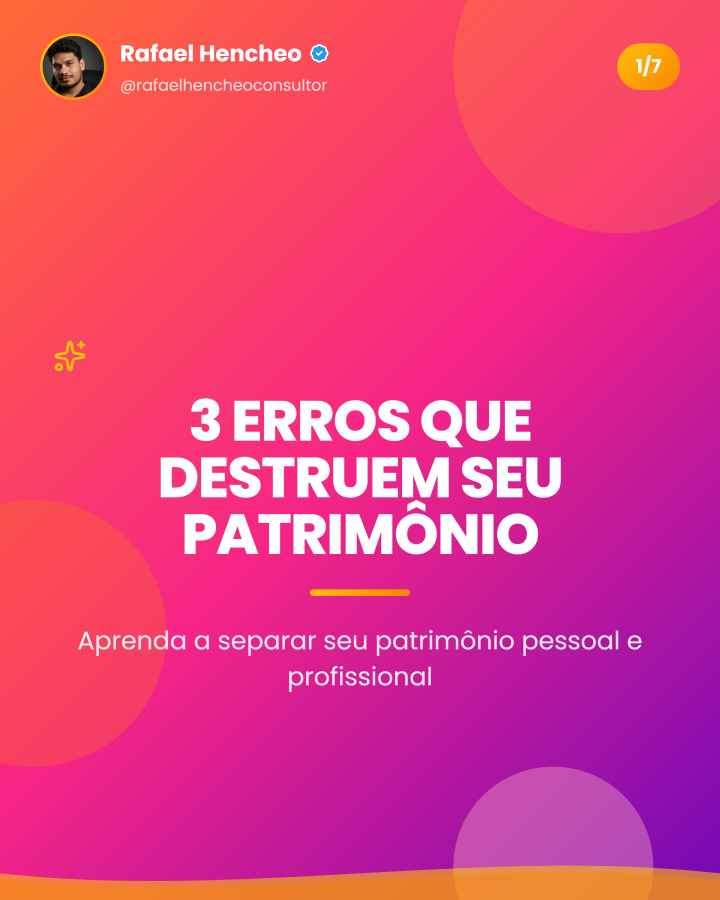
#> input picture content/posts/carrossel-3-erros-que-destruem-seu-patrimonio/slide-1.jpg, 2160 x 2700 px (shown at 1/3 size); its folder holds only this picture in this run
$ python -i image_processor.py   (imports and definitions only)
#> lines starting #> are read from the running program, lines starting #| are printed output that depends on the picture
"""
Processamento de imagens para Instagram.

Converte, redimensiona e valida imagens para o formato ideal do Instagram.
"""

import os
import tempfile
from pathlib import Path
from typing import List, Tuple, Optional
from PIL import Image

from ..core.constants import (
    CAROUSEL_MAX_SIZE,
    STORY_SIZE,
    SQUARE_SIZE,
    JPEG_QUALITY,
    MIN_IMAGE_SIZE,
    MAX_FILE_SIZE,
    PostType
)
from ..core.exceptions import ImageProcessError


class ImageProcessor:
    """
    Processador de imagens para Instagram.

    Garante que todas as imagens estejam no formato correto:
    - JPEG RGB (sem transparência)
    - Dimensões adequadas
    - Tamanho de arquivo dentro do limite
    """

    def __init__(self, output_dir: Optional[Path] = None):
        """
        Inicializa o processador.

        Args:
            output_dir: Diretório para imagens processadas.
                       Se None, usa diretório temporário.
        """
        self.output_dir = output_dir

    def process_folder(self, images: List[Path],
                       post_type: PostType = PostType.CAROUSEL) -> List[Path]:
        """
        Processa todas as imagens de uma pasta.

        Args:
            images: Lista de paths das imagens originais.
            post_type: Tipo do post para determinar dimensões.

        Returns:
            Lista de paths das imagens processadas.
        """
        processed = []

        # Determinar tamanho máximo baseado no tipo
        max_size = self._get_max_size(post_type)

        for img_path in images:
            try:
                processed_path = self.process_image(img_path, max_size)
                processed.append(processed_path)
            except ImageProcessError as e:
                print(f"⚠️ Erro ao processar {img_path.name}: {e}")
                raise

        return processed

    def process_image(self, image_path: Path,
                      max_size: Tuple[int, int] = CAROUSEL_MAX_SIZE) -> Path:
        """
        Processa uma única imagem.

        Args:
            image_path: Path da imagem original.
            max_size: Tamanho máximo (width, height).

        Returns:
            Path da imagem processada.
        """
        if not image_path.exists():
            raise ImageProcessError(f"Imagem não encontrada: {image_path}")

        try:
            with Image.open(image_path) as img:
                # Converter para RGB (remove transparência)
                if img.mode in ("RGBA", "P", "LA"):
                    img = self._convert_to_rgb(img)
                elif img.mode != "RGB":
                    img = img.convert("RGB")

                # Redimensionar se necessário
                img = self._resize_if_needed(img, max_size)

                # Salvar como JPEG
                output_path = self._get_output_path(image_path)

                img.save(
                    output_path,
                    "JPEG",
                    quality=JPEG_QUALITY,
                    optimize=True
                )

                # Verificar tamanho do arquivo
                if output_path.stat().st_size > MAX_FILE_SIZE:
                    # Recomprimir com qualidade menor
                    self._compress_to_size(img, output_path, MAX_FILE_SIZE)

                return output_path

        except Exception as e:
            raise ImageProcessError(f"Erro ao processar {image_path}: {e}")

    # [127 lines left out: functions convert_to_rgb_jpeg, validate_for_instagram, resize_if_needed, _convert_to_rgb, _resize_if_needed, _get_output_path and 1 more, not called in this run]

    def _get_max_size(self, post_type: PostType) -> Tuple[int, int]:
        """
        Retorna o tamanho máximo baseado no tipo de post.
        """
        if post_type == PostType.STORY:
            return STORY_SIZE
        elif post_type == PostType.SINGLE:
            return SQUARE_SIZE
        return CAROUSEL_MAX_SIZE


# Instância global
_processor: Optional[ImageProcessor] = None


# [6 lines left out: function get_image_processor, not called in this run]

>>> import cv2
>>> picture = cv2.imread('../../content/posts/carrossel-3-erros-que-destruem-seu-patrimonio/slide-1.jpg', cv2.IMREAD_GRAYSCALE)
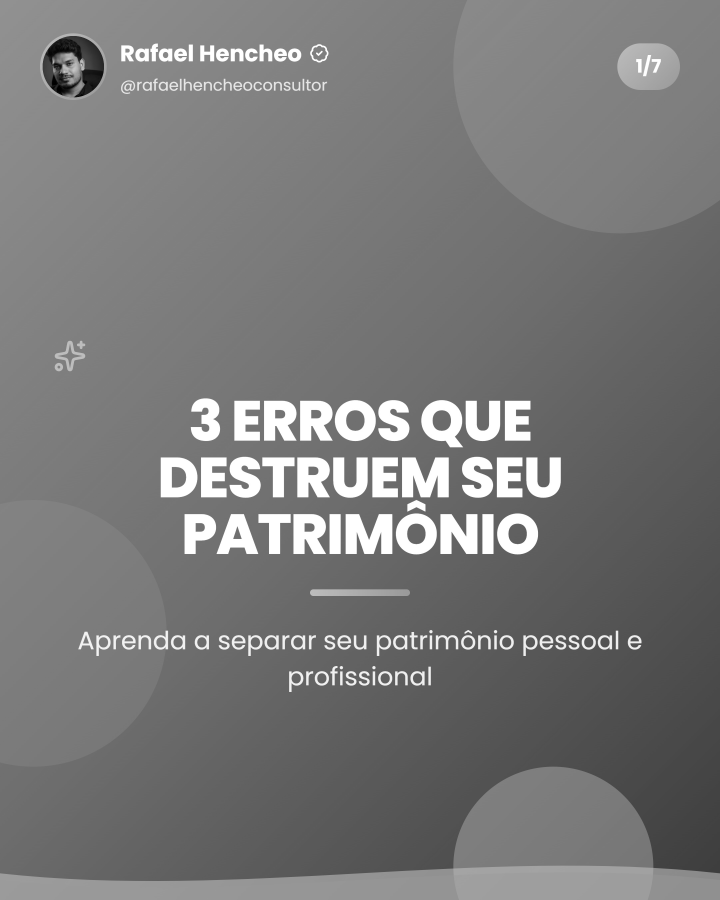
#> picture: shape (2700, 2160) (shown at 1/3 size); min 0, max 255, mean 120.5
>>> result = ImageProcessor().process_folder(picture)
#> (the run stopped early here; a loop or call above may not have finished)

$ run again, on content/posts/carrossel-3-erros-que-destruem-seu-patrimonio/slide-2.jpg
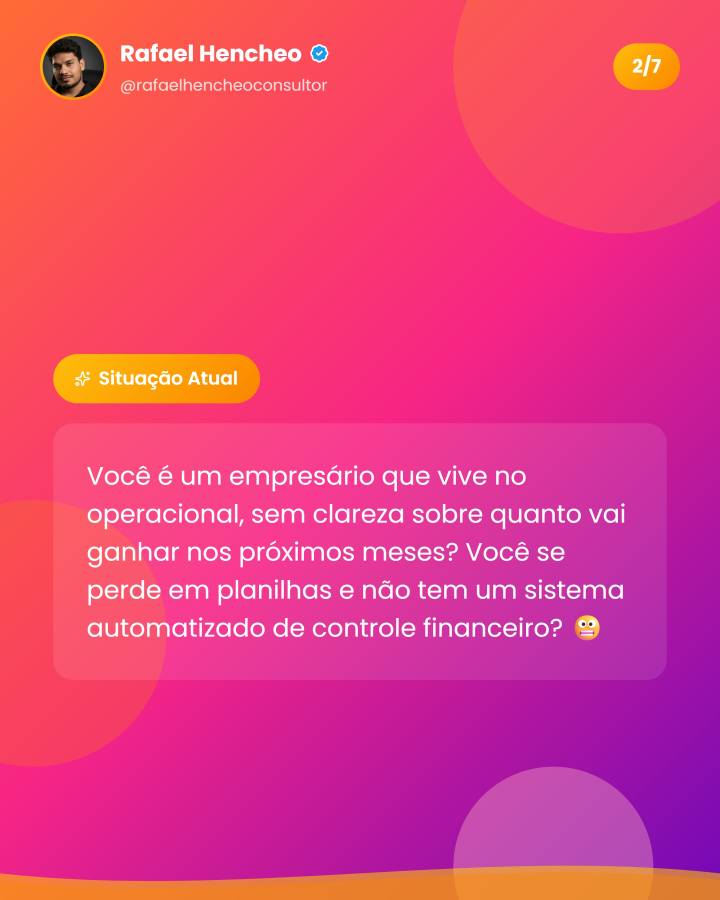
#> input picture content/posts/carrossel-3-erros-que-destruem-seu-patrimonio/slide-2.jpg, 2160 x 2700 px (shown at 1/3 size)
#> `picture = cv2.imread('../../content/posts/carrossel-3-erros-que-destru..`:
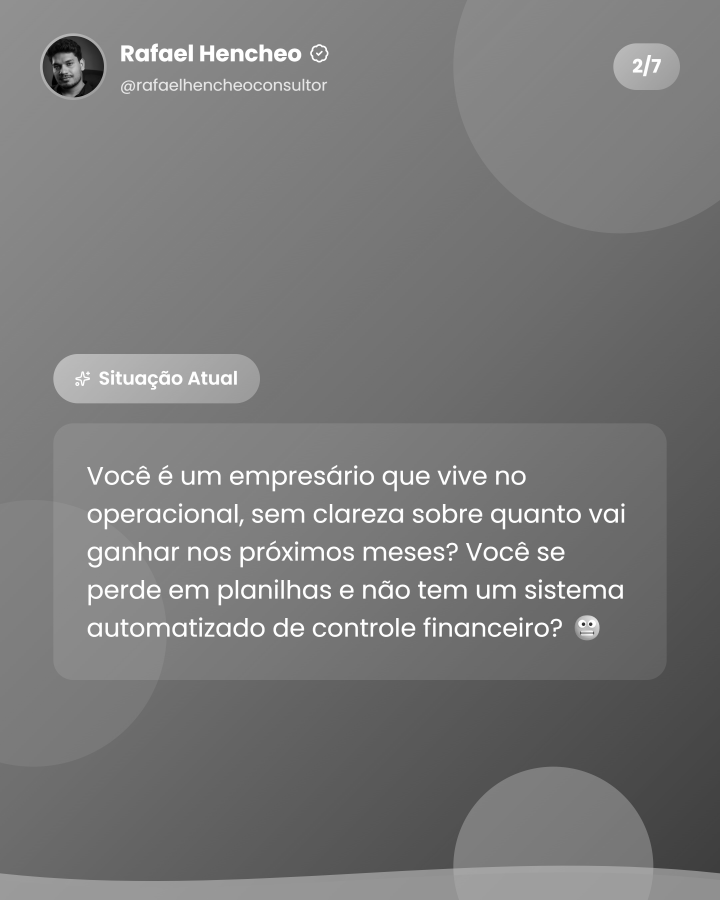
#> picture: shape (2700, 2160) (shown at 1/3 size); min 0, max 255, mean 120.7
